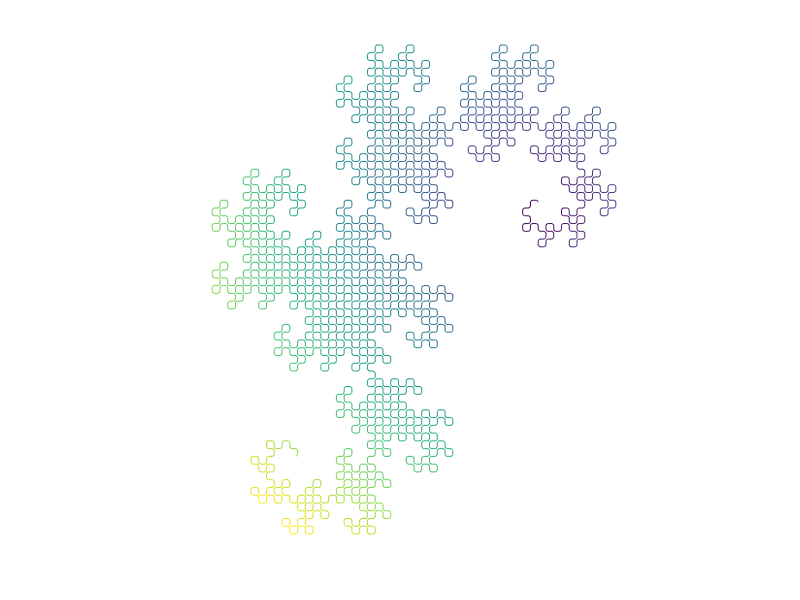

The MATLAB script that drew this image: (Note: this script raises an error after producing the figure.)
%dragon curve
dvec=['1'];
rough=[];
len_dvec=1;
iters=10;  %dont exceed 12
%loop to make sequence
%      110
%    1101100
%110110011100100
for loop_count=1:iters
    len_dvec=length(dvec);
    rough=dvec;
    rough(len_dvec*0.5+0.5)='0';
    dvec=[dvec '1' rough];
end

x=0;y=0;
len_dvec=length(dvec);
theta=pi/2;
x1=0;y1=0;x2=0;y2=0;
x_arr=zeros(len_dvec*2,1);
y_arr=zeros(len_dvec*2,1);
for k=1:len_dvec
    if dvec(k)=='1'
        [x1,y1]=pol2cart(theta,0.75);
        x=x+x1;y=y+y1;
        x_arr(2*k-1)=x;
        y_arr(2*k-1)=y;
        theta=theta+pi/4;
        [x2,y2]=pol2cart(theta,sqrt(2)*0.25);
        x=x+x2;y=y+y2;
        x_arr(2*k)=x;
        y_arr(2*k)=y;
        theta=theta+pi/4;
    else
        [x1,y1]=pol2cart(theta,0.75);
        x=x+x1;y=y+y1;
        x_arr(2*k-1)=x;
        y_arr(2*k-1)=y;
        theta=theta-pi/4;
        [x2,y2]=pol2cart(theta,sqrt(2)*0.25);
        x=x+x2;y=y+y2;
        x_arr(2*k)=x;
        y_arr(2*k)=y;
        theta=theta-pi/4;
    end
    
end

x_arr=[x_arr ; nan];
y_arr=[y_arr ; nan];
patch(x_arr,y_arr,sqrt(x_arr.^2+y_arr.^2),'edgecolor','interp','facecolor','none');
axis equal off,colormap hsv(64)